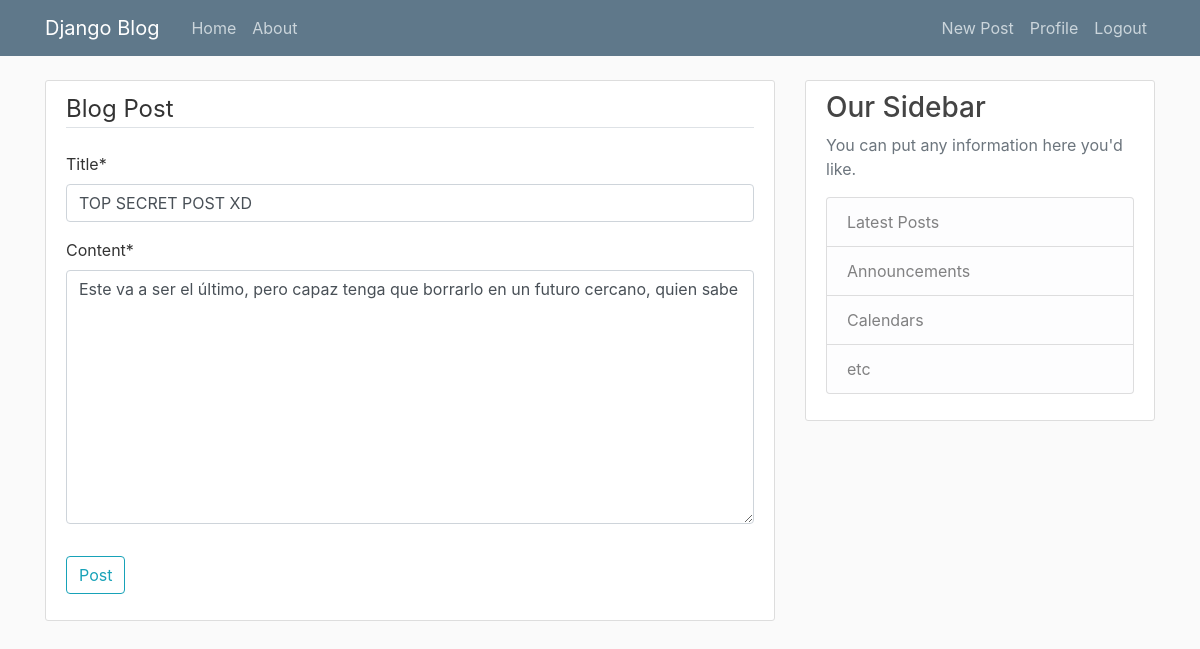
The app's page /post/14/edit/ (signed in) with its own data.
### blog/models.py (models this page shows, shortened)
class Post(models.Model):
    title = models.CharField(max_length=50)
    content = models.TextField()
    date_posted = models.DateTimeField(default=timezone.now)
    author = models.ForeignKey(User, on_delete=models.CASCADE)

### blog/views.py (the view, shortened to what this page needs)
# urls.py: path('post/<int:pk>/edit/', PostEditView.as_view(), name='post-edit'),
class PostEditView(LoginRequiredMixin, UserPassesTestMixin, UpdateView):
    model = Post
    fields = ['title', 'content']
    def test_func(self):
        post = self.get_object()
        return (self.request.user == post.author)

### blog/templates/blog/post_form.html (shortened to what this page needs)
{% extends "blog/base.html" %}
{% load crispy_forms_tags %}
{% block content %}
    <div class="content-section">
        <form method="POST">
            <fieldset class="form-group">
                <legend class="border-bottom mb-4">Blog Post</legend>
                {{ form|crispy }}
            </fieldset>
            <div class="form-group">
                <button class="btn btn-outline-info" type="submit">Post</button>
            </div>
        </form>
    </div>
{% endblock content %}

### blog/static/blog/main.css (style rules this page uses)
body { background: #fafafa; color: #333333; margin-top: 5rem; }
.content-section { background: #ffffff; padding: 10px 20px; border: 1px solid #dddddd; border-radius: 3px; margin-bottom: 20px; }

### records on screen
Post: title "TOP SECRET POST XD", content "Este va a ser el último, pero capaz tenga que borrarlo en un futuro cercano, quien sabe"
